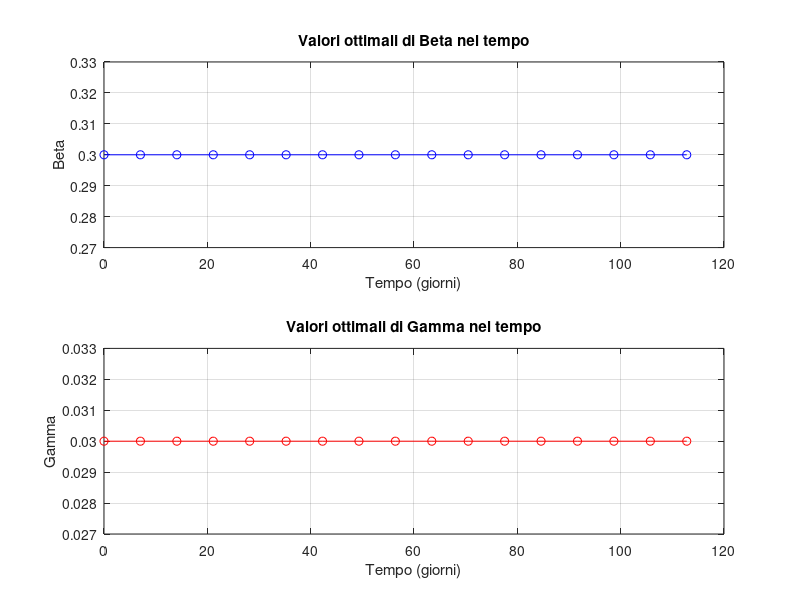
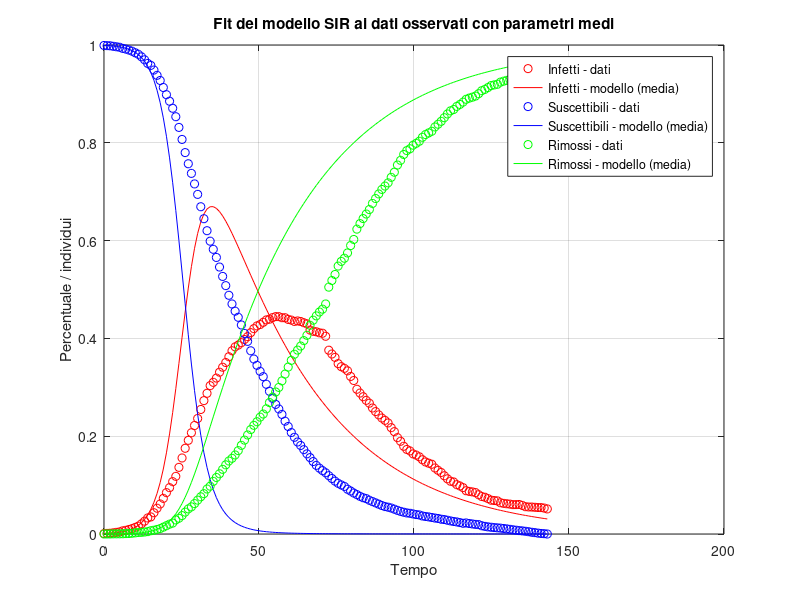

Reproduce these figures in MATLAB, in order.
close all; clear; clc;

load('global_data.mat');

% Dati osservati
I_data = Iperc(1:end);          % Colonna
S_data = Sperc(1:end);
R_data = Rperc(1:end);
Nt = length(I_data);      T = Nt;       t_data = linspace(0, T, Nt);

%% Popolazione iniziale (normalizzata o percentuale)
y0 = [S_data(1), I_data(1), R_data(1)]; 
N_total = S_data(1) + I_data(1) + R_data(1); % Assicurati che sia 1 o la dimensione della popolazione

%% Ottimizzazione con finestre mobili (Sliding Window)
window_size = 30;   % Dimensione della finestra (e.g., 30 giorni)
step_size = 7;      % Passo della finestra (e.g., 7 giorni)

num_windows = floor((Nt - window_size) / step_size) + 1;

beta_history = zeros(num_windows, 1);
gamma_history = zeros(num_windows, 1);
window_start_times = zeros(num_windows, 1);

params0 = [0.3, 0.03]; % Stima iniziale per beta e gamma

fprintf('Inizio ottimizzazione con finestre mobili...\n');

for i = 1:num_windows
    idx_start = (i - 1) * step_size + 1;
    idx_end = idx_start + window_size - 1;

    if idx_end > Nt
        idx_end = Nt;
        idx_start = Nt - window_size + 1; % Adatta l'inizio per l'ultima finestra
    end
    if idx_start < 1
        idx_start = 1;
    end

    t_window = t_data(idx_start:idx_end);
    S_window = S_data(idx_start:idx_end);
    I_window = I_data(idx_start:idx_end);
    R_window = R_data(idx_start:idx_end);

    y0_window = [S_window(1), I_window(1), R_window(1)];

    % Assicurati che i dati non siano tutti zero per evitare errori nell'ottimizzazione
    if sum(I_window) == 0 && sum(R_window) == 0
        % Se non ci sono infetti o rimossi in questa finestra,
        % i parametri SIR classici potrebbero non essere ben definiti.
        % Potresti voler assegnare i valori precedenti o saltare.
        if i > 1
            beta_history(i) = beta_history(i-1);
            gamma_history(i) = gamma_history(i-1);
        else
            beta_history(i) = NaN; % O un valore predefinito
            gamma_history(i) = NaN;
        end
         window_start_times(i) = t_window(1);
        continue;
    end

    cost_func_window = @(params) sir_error(params, t_window, S_window, I_window, R_window, y0_window);

    % Ottimizzazione con fminsearch
    % Aumenta MaxIterations per una migliore convergenza in finestre più piccole
    options = optimset('fminsearch');
    options.MaxIterations = 500; % Aumenta il numero di iterazioni
    options.TolFun = 1e-6;       % Tolleranza sulla funzione obiettivo
    options.TolX = 1e-6;         % Tolleranza sui parametri

    % Gestione degli avvisi/errori di fminsearch
    try
        [params_opt_window, fval_window] = fminsearch(cost_func_window, params0, options);
    catch ME
        warning('Errore durante fminsearch nella finestra %d: %s\n', i, ME.message);
        params_opt_window = params0; % Usa i parametri iniziali in caso di errore
    end


    beta_history(i) = params_opt_window(1);
    gamma_history(i) = params_opt_window(2);
    window_start_times(i) = t_window(1);

    fprintf('Finestra %d (giorni %d-%d): Beta stimato = %.4f, Gamma stimato = %.4f\n', ...
            i, floor(t_window(1)), floor(t_window(end)), beta_history(i), gamma_history(i));

    % Aggiorna params0 per la prossima finestra per una convergenza più rapida
    params0 = params_opt_window;
end

fprintf('\nOttimizzazione completata.\n');

% Rimuovi eventuali NaN se ci sono state finestre problematiche
beta_history = beta_history(~isnan(beta_history));
gamma_history = gamma_history(~isnan(gamma_history));
window_start_times = window_start_times(~isnan(window_start_times));

%% Plot dei parametri stimati nel tempo
figure;
subplot(2,1,1);
plot(window_start_times, beta_history, 'b-o');
xlabel('Tempo (giorni)');
ylabel('Beta');
title('Valori ottimali di Beta nel tempo');
grid on;

subplot(2,1,2);
plot(window_start_times, gamma_history, 'r-o');
xlabel('Tempo (giorni)');
ylabel('Gamma');
title('Valori ottimali di Gamma nel tempo');
grid on;

%% Simulazione finale con parametri medi o con interpolazione dei parametri
% Per una simulazione finale, puoi usare una media dei parametri stimati
% oppure interpolare i parametri per avere valori continui.
% Qui useremo la media per semplicità o gli ultimi parametri stimati
% a seconda di come vuoi visualizzare il risultato finale.

beta_final = mean(beta_history);
gamma_final = mean(gamma_history);
fprintf('\nBeta medio stimato: %.4f\n', beta_final);
fprintf('Gamma medio stimato: %.4f\n', gamma_final);

sir_ode_final = @(t, y) [
    -beta_final * y(1) * y(2);
     beta_final * y(1) * y(2) - gamma_final * y(2);
     gamma_final * y(2)
];
[t_fit_final, y_fit_final] = ode45(sir_ode_final, t_data, y0);

%% Plot confronto finale
figure;
plot(t_data, I_data, 'ro', 'DisplayName', 'Infetti - dati'); hold on;
plot(t_fit_final, y_fit_final(:,2), 'r-', 'DisplayName', 'Infetti - modello (media)');
plot(t_data, S_data, 'bo', 'DisplayName', 'Suscettibili - dati');
plot(t_fit_final, y_fit_final(:,1), 'b-', 'DisplayName', 'Suscettibili - modello (media)');
plot(t_data, R_data, 'go', 'DisplayName', 'Rimossi - dati');
plot(t_fit_final, y_fit_final(:,3), 'g-', 'DisplayName', 'Rimossi - modello (media)');
legend('Location', 'best');
xlabel('Tempo'); ylabel('Percentuale / individui');
title('Fit del modello SIR ai dati osservati con parametri medi');
grid on;

